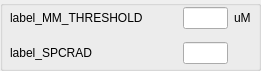
           <widget class="QGroupBox" name="groupBox_run3">
            <property name="geometry">
             <rect>
              <x>290</x>
              <y>170</y>
              <width>261</width>
              <height>71</height>
             </rect>
            </property>
            <property name="title">
             <string/>
            </property>
            <widget class="QWidget" name="gridLayoutWidget_4">
             <property name="geometry">
              <rect>
               <x>10</x>
               <y>0</y>
               <width>241</width>
               <height>71</height>
              </rect>
             </property>
             <layout class="QGridLayout" name="gridLayout_misc">
              <item row="0" column="0">
               <widget class="QMyLabel" name="label_MM_THRESHOLD">
                <property name="text">
                 <string>label_MM_THRESHOLD</string>
                </property>
               </widget>
              </item>
              <item row="0" column="1">
               <spacer name="horizontalSpacer_41">
                <property name="orientation">
                 <enum>Qt::Horizontal</enum>
                </property>
                <property name="sizeHint" stdset="0">
                 <size>
                  <width>40</width>
                  <height>13</height>
                 </size>
                </property>
               </spacer>
              </item>
              <item row="0" column="2">
               <widget class="QLineEdit" name="line_MM_THRESHOLD">
                <property name="maximumSize">
                 <size>
                  <width>50</width>
                  <height>16777215</height>
                 </size>
                </property>
                <property name="alignment">
                 <set>Qt::AlignRight|Qt::AlignTrailing|Qt::AlignVCenter</set>
                </property>
               </widget>
              </item>
              <item row="0" column="3">
               <widget class="QLabel" name="units_MM_THRESHOLD">
                <property name="text">
                 <string>uM</string>
                </property>
               </widget>
              </item>
              <item row="1" column="0">
               <widget class="QMyLabel" name="label_SPCRAD">
                <property name="text">
                 <string>label_SPCRAD</string>
                </property>
               </widget>
              </item>
              <item row="1" column="1">
               <spacer name="horizontalSpacer_45">
                <property name="orientation">
                 <enum>Qt::Horizontal</enum>
                </property>
                <property name="sizeHint" stdset="0">
                 <size>
                  <width>40</width>
                  <height>13</height>
                 </size>
                </property>
               </spacer>
              </item>
              <item row="1" column="2">
               <widget class="QLineEdit" name="line_SPCRAD">
                <property name="maximumSize">
                 <size>
                  <width>50</width>
                  <height>16777215</height>
                 </size>
                </property>
                <property name="alignment">
                 <set>Qt::AlignRight|Qt::AlignTrailing|Qt::AlignVCenter</set>
                </property>
               </widget>
              </item>
             </layout>
            </widget>
           </widget>
